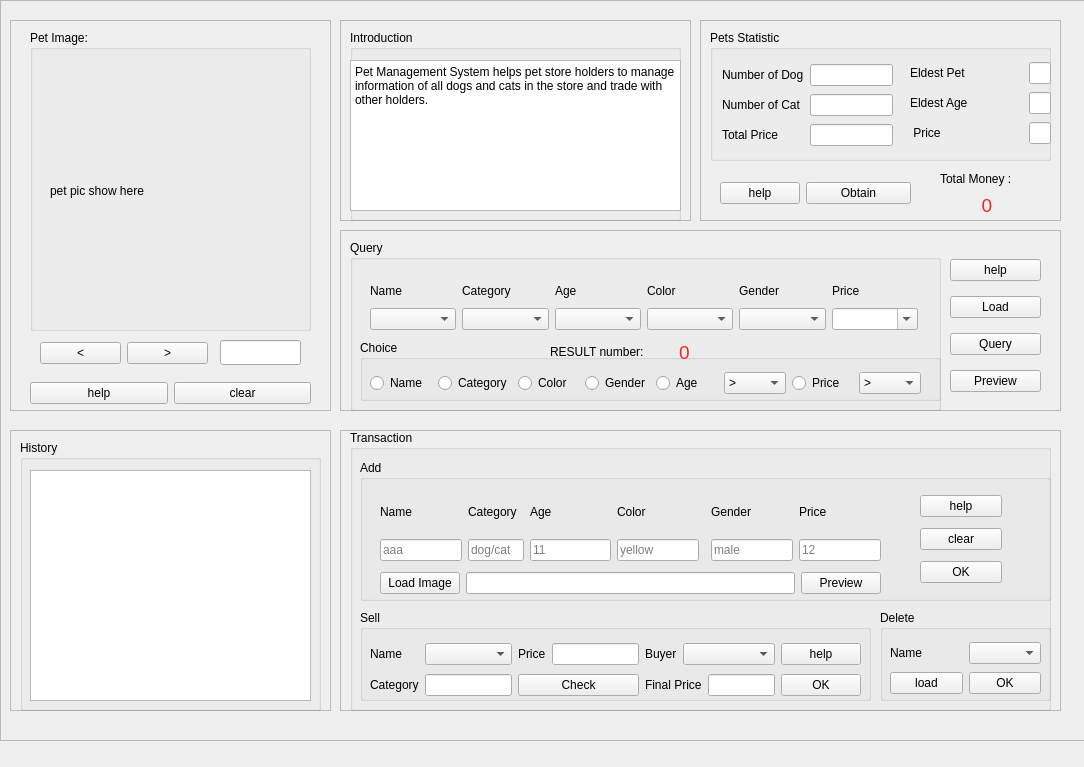
<?xml version="1.0" encoding="UTF-8"?>
<ui version="4.0">
 <class>MainWindow</class>
 <widget class="QMainWindow" name="MainWindow">
  <property name="geometry">
   <rect>
    <x>0</x>
    <y>0</y>
    <width>1084</width>
    <height>767</height>
   </rect>
  </property>
  <property name="windowTitle">
   <string>MainWindow</string>
  </property>
  <widget class="QWidget" name="centralwidget">
   <widget class="QFrame" name="frame">
    <property name="geometry">
     <rect>
      <x>340</x>
      <y>230</y>
      <width>721</width>
      <height>181</height>
     </rect>
    </property>
    <property name="frameShape">
     <enum>QFrame::StyledPanel</enum>
    </property>
    <property name="frameShadow">
     <enum>QFrame::Raised</enum>
    </property>
    <widget class="QGroupBox" name="query_gBox">
     <property name="geometry">
      <rect>
       <x>10</x>
       <y>10</y>
       <width>591</width>
       <height>171</height>
      </rect>
     </property>
     <property name="toolTip">
      <string>pet attributes</string>
     </property>
     <property name="title">
      <string>Query</string>
     </property>
     <widget class="QGroupBox" name="groupBox_4">
      <property name="geometry">
       <rect>
        <x>10</x>
        <y>100</y>
        <width>581</width>
        <height>61</height>
       </rect>
      </property>
      <property name="title">
       <string>Choice</string>
      </property>
      <widget class="QWidget" name="layoutWidget">
       <property name="geometry">
        <rect>
         <x>10</x>
         <y>30</y>
         <width>551</width>
         <height>27</height>
        </rect>
       </property>
       <layout class="QHBoxLayout" name="horizontalLayout">
        <item>
         <widget class="QRadioButton" name="qu_name_radioButton">
          <property name="text">
           <string>Name</string>
          </property>
          <property name="autoExclusive">
           <bool>false</bool>
          </property>
         </widget>
        </item>
        <item>
         <widget class="QRadioButton" name="qu_category_radioButton">
          <property name="text">
           <string>Category</string>
          </property>
          <property name="autoExclusive">
           <bool>false</bool>
          </property>
         </widget>
        </item>
        <item>
         <widget class="QRadioButton" name="qu_color_radioButton">
          <property name="text">
           <string>Color</string>
          </property>
          <property name="autoExclusive">
           <bool>false</bool>
          </property>
         </widget>
        </item>
        <item>
         <widget class="QRadioButton" name="qu_gender_radioButton">
          <property name="text">
           <string>Gender</string>
          </property>
          <property name="autoExclusive">
           <bool>false</bool>
          </property>
         </widget>
        </item>
        <item>
         <widget class="QRadioButton" name="qu_age_radioButton">
          <property name="text">
           <string>Age</string>
          </property>
          <property name="autoExclusive">
           <bool>false</bool>
          </property>
         </widget>
        </item>
        <item>
         <widget class="QComboBox" name="qu_equal_age_comboBox">
          <item>
           <property name="text">
            <string>&gt;</string>
           </property>
          </item>
          <item>
           <property name="text">
            <string>=</string>
           </property>
          </item>
          <item>
           <property name="text">
            <string>&lt;</string>
           </property>
          </item>
          <item>
           <property name="text">
            <string>&gt;=</string>
           </property>
          </item>
          <item>
           <property name="text">
            <string>&lt;=</string>
           </property>
          </item>
          <item>
           <property name="text">
            <string>!=</string>
           </property>
          </item>
         </widget>
        </item>
        <item>
         <widget class="QRadioButton" name="qu_price_radioButton">
          <property name="text">
           <string>Price</string>
          </property>
          <property name="autoExclusive">
           <bool>false</bool>
          </property>
         </widget>
        </item>
        <item>
         <widget class="QComboBox" name="qu_equal_price_comboBox">
          <item>
           <property name="text">
            <string>&gt;</string>
           </property>
          </item>
          <item>
           <property name="text">
            <string>=</string>
           </property>
          </item>
          <item>
           <property name="text">
            <string>&lt;</string>
           </property>
          </item>
          <item>
           <property name="text">
            <string>&gt;=</string>
           </property>
          </item>
          <item>
           <property name="text">
            <string>&lt;=</string>
           </property>
          </item>
          <item>
           <property name="text">
            <string>!=</string>
           </property>
          </item>
         </widget>
        </item>
       </layout>
      </widget>
     </widget>
     <widget class="QWidget" name="layoutWidget">
      <property name="geometry">
       <rect>
        <x>20</x>
        <y>40</y>
        <width>548</width>
        <height>50</height>
       </rect>
      </property>
      <layout class="QGridLayout" name="gridLayout_2">
       <item row="0" column="0">
        <widget class="QLabel" name="label">
         <property name="text">
          <string>Name</string>
         </property>
        </widget>
       </item>
       <item row="0" column="1">
        <widget class="QLabel" name="label_2">
         <property name="text">
          <string>Category</string>
         </property>
        </widget>
       </item>
       <item row="0" column="2">
        <widget class="QLabel" name="label_3">
         <property name="text">
          <string>Age</string>
         </property>
        </widget>
       </item>
       <item row="0" column="3">
        <widget class="QLabel" name="label_5">
         <property name="text">
          <string>Color</string>
         </property>
        </widget>
       </item>
       <item row="0" column="4">
        <widget class="QLabel" name="label_4">
         <property name="text">
          <string>Gender</string>
         </property>
        </widget>
       </item>
       <item row="0" column="5">
        <widget class="QLabel" name="label_9">
         <property name="text">
          <string>Price</string>
         </property>
        </widget>
       </item>
       <item row="1" column="0">
        <widget class="QComboBox" name="qu_name_comboBox">
         <property name="editable">
          <bool>false</bool>
         </property>
         <property name="duplicatesEnabled">
          <bool>true</bool>
         </property>
        </widget>
       </item>
       <item row="1" column="1">
        <widget class="QComboBox" name="qu_category_comboBox">
         <property name="editable">
          <bool>false</bool>
         </property>
         <property name="duplicatesEnabled">
          <bool>true</bool>
         </property>
        </widget>
       </item>
       <item row="1" column="2">
        <widget class="QComboBox" name="qu_age_comboBox">
         <property name="editable">
          <bool>false</bool>
         </property>
         <property name="duplicatesEnabled">
          <bool>true</bool>
         </property>
        </widget>
       </item>
       <item row="1" column="3">
        <widget class="QComboBox" name="qu_color_comboBox">
         <property name="editable">
          <bool>false</bool>
         </property>
         <property name="duplicatesEnabled">
          <bool>true</bool>
         </property>
        </widget>
       </item>
       <item row="1" column="4">
        <widget class="QComboBox" name="qu_gender_comboBox">
         <property name="editable">
          <bool>false</bool>
         </property>
         <property name="duplicatesEnabled">
          <bool>true</bool>
         </property>
        </widget>
       </item>
       <item row="1" column="5">
        <widget class="QComboBox" name="qu_price_comboBox">
         <property name="focusPolicy">
          <enum>Qt::StrongFocus</enum>
         </property>
         <property name="editable">
          <bool>true</bool>
         </property>
         <property name="insertPolicy">
          <enum>QComboBox::InsertAtBottom</enum>
         </property>
         <property name="duplicatesEnabled">
          <bool>true</bool>
         </property>
         <property name="modelColumn">
          <number>0</number>
         </property>
        </widget>
       </item>
      </layout>
     </widget>
     <widget class="QWidget" name="layoutWidget">
      <property name="geometry">
       <rect>
        <x>200</x>
        <y>100</y>
        <width>251</width>
        <height>24</height>
       </rect>
      </property>
      <layout class="QHBoxLayout" name="horizontalLayout_4">
       <item>
        <widget class="QLabel" name="label_25">
         <property name="text">
          <string>RESULT number:</string>
         </property>
        </widget>
       </item>
       <item>
        <widget class="QLabel" name="qu_res_num_label">
         <property name="font">
          <font>
           <pointsize>14</pointsize>
          </font>
         </property>
         <property name="styleSheet">
          <string notr="true">color: rgb(239, 41, 41);</string>
         </property>
         <property name="text">
          <string>0</string>
         </property>
        </widget>
       </item>
      </layout>
     </widget>
    </widget>
    <widget class="QWidget" name="layoutWidget">
     <property name="geometry">
      <rect>
       <x>610</x>
       <y>20</y>
       <width>91</width>
       <height>151</height>
      </rect>
     </property>
     <layout class="QVBoxLayout" name="verticalLayout">
      <item>
       <widget class="QPushButton" name="qu_help_btn">
        <property name="text">
         <string>help</string>
        </property>
       </widget>
      </item>
      <item>
       <widget class="QPushButton" name="qu_pushButton">
        <property name="text">
         <string>Load</string>
        </property>
       </widget>
      </item>
      <item>
       <widget class="QPushButton" name="qu_query_btn">
        <property name="text">
         <string>Query</string>
        </property>
       </widget>
      </item>
      <item>
       <widget class="QPushButton" name="qu_preview_btn">
        <property name="text">
         <string>Preview</string>
        </property>
       </widget>
      </item>
     </layout>
    </widget>
   </widget>
   <widget class="QFrame" name="frame_2">
    <property name="geometry">
     <rect>
      <x>700</x>
      <y>20</y>
      <width>361</width>
      <height>201</height>
     </rect>
    </property>
    <property name="frameShape">
     <enum>QFrame::StyledPanel</enum>
    </property>
    <property name="frameShadow">
     <enum>QFrame::Raised</enum>
    </property>
    <widget class="QGroupBox" name="statistic_gBox">
     <property name="geometry">
      <rect>
       <x>10</x>
       <y>10</y>
       <width>341</width>
       <height>131</height>
      </rect>
     </property>
     <property name="autoFillBackground">
      <bool>false</bool>
     </property>
     <property name="title">
      <string>Pets Statistic</string>
     </property>
     <widget class="QWidget" name="layoutWidget">
      <property name="geometry">
       <rect>
        <x>200</x>
        <y>30</y>
        <width>141</width>
        <height>89</height>
       </rect>
      </property>
      <layout class="QGridLayout" name="gridLayout_3" columnstretch="5,1" columnminimumwidth="5,1">
       <item row="0" column="0">
        <widget class="QLabel" name="label_10">
         <property name="text">
          <string>Eldest Pet</string>
         </property>
        </widget>
       </item>
       <item row="0" column="1">
        <widget class="QLineEdit" name="eldest_pet_lineEdit">
         <property name="readOnly">
          <bool>true</bool>
         </property>
        </widget>
       </item>
       <item row="1" column="0">
        <widget class="QLabel" name="label_11">
         <property name="text">
          <string>Eldest Age</string>
         </property>
        </widget>
       </item>
       <item row="1" column="1">
        <widget class="QLineEdit" name="eldest_age_lineEdit">
         <property name="readOnly">
          <bool>true</bool>
         </property>
        </widget>
       </item>
       <item row="2" column="0">
        <widget class="QLabel" name="label_12">
         <property name="text">
          <string> Price</string>
         </property>
        </widget>
       </item>
       <item row="2" column="1">
        <widget class="QLineEdit" name="eldest_price_lineEdit">
         <property name="readOnly">
          <bool>true</bool>
         </property>
        </widget>
       </item>
      </layout>
     </widget>
     <widget class="QWidget" name="layoutWidget">
      <property name="geometry">
       <rect>
        <x>12</x>
        <y>32</y>
        <width>171</width>
        <height>89</height>
       </rect>
      </property>
      <layout class="QGridLayout" name="gridLayout">
       <item row="0" column="0">
        <widget class="QLabel" name="label_6">
         <property name="text">
          <string>Number of Dog</string>
         </property>
        </widget>
       </item>
       <item row="0" column="1">
        <widget class="QLineEdit" name="total_dog_no_lineEdit">
         <property name="readOnly">
          <bool>true</bool>
         </property>
        </widget>
       </item>
       <item row="1" column="0">
        <widget class="QLabel" name="label_7">
         <property name="text">
          <string>Number of Cat</string>
         </property>
        </widget>
       </item>
       <item row="1" column="1">
        <widget class="QLineEdit" name="total_cat_no_lineEdit">
         <property name="readOnly">
          <bool>true</bool>
         </property>
        </widget>
       </item>
       <item row="2" column="0">
        <widget class="QLabel" name="label_8">
         <property name="text">
          <string>Total Price</string>
         </property>
        </widget>
       </item>
       <item row="2" column="1">
        <widget class="QLineEdit" name="total_price_lineEdit">
         <property name="readOnly">
          <bool>true</bool>
         </property>
        </widget>
       </item>
      </layout>
     </widget>
    </widget>
    <widget class="QWidget" name="layoutWidget">
     <property name="geometry">
      <rect>
       <x>20</x>
       <y>160</y>
       <width>191</width>
       <height>27</height>
      </rect>
     </property>
     <layout class="QHBoxLayout" name="horizontalLayout_2" stretch="2,4">
      <item>
       <widget class="QPushButton" name="sta_help_btn">
        <property name="text">
         <string>help</string>
        </property>
       </widget>
      </item>
      <item>
       <widget class="QPushButton" name="sta_obtain_btn">
        <property name="text">
         <string>Obtain</string>
        </property>
       </widget>
      </item>
     </layout>
    </widget>
    <widget class="QWidget" name="layoutWidget">
     <property name="geometry">
      <rect>
       <x>240</x>
       <y>150</y>
       <width>94</width>
       <height>47</height>
      </rect>
     </property>
     <layout class="QVBoxLayout" name="verticalLayout_2">
      <item>
       <widget class="QLabel" name="label_26">
        <property name="text">
         <string>Total Money :</string>
        </property>
       </widget>
      </item>
      <item>
       <widget class="QLabel" name="show_money_label">
        <property name="font">
         <font>
          <pointsize>14</pointsize>
         </font>
        </property>
        <property name="styleSheet">
         <string notr="true">color: rgb(239, 41, 41);</string>
        </property>
        <property name="text">
         <string>0</string>
        </property>
        <property name="alignment">
         <set>Qt::AlignCenter</set>
        </property>
       </widget>
      </item>
     </layout>
    </widget>
   </widget>
   <widget class="QFrame" name="frame_3">
    <property name="geometry">
     <rect>
      <x>10</x>
      <y>20</y>
      <width>321</width>
      <height>391</height>
     </rect>
    </property>
    <property name="frameShape">
     <enum>QFrame::StyledPanel</enum>
    </property>
    <property name="frameShadow">
     <enum>QFrame::Raised</enum>
    </property>
    <widget class="QGroupBox" name="pet_img_gBox">
     <property name="geometry">
      <rect>
       <x>20</x>
       <y>10</y>
       <width>281</width>
       <height>301</height>
      </rect>
     </property>
     <property name="title">
      <string>Pet Image:</string>
     </property>
     <widget class="QLabel" name="pet_img_label">
      <property name="geometry">
       <rect>
        <x>20</x>
        <y>30</y>
        <width>251</width>
        <height>261</height>
       </rect>
      </property>
      <property name="text">
       <string>pet pic show here</string>
      </property>
     </widget>
    </widget>
    <widget class="QWidget" name="layoutWidget">
     <property name="geometry">
      <rect>
       <x>20</x>
       <y>360</y>
       <width>281</width>
       <height>27</height>
      </rect>
     </property>
     <layout class="QHBoxLayout" name="horizontalLayout_3" stretch="3,3">
      <item>
       <widget class="QPushButton" name="img_help_btn">
        <property name="text">
         <string>help</string>
        </property>
       </widget>
      </item>
      <item>
       <widget class="QPushButton" name="img_clear_btn">
        <property name="text">
         <string>clear</string>
        </property>
       </widget>
      </item>
     </layout>
    </widget>
    <widget class="QLineEdit" name="img_name_lineEdit">
     <property name="geometry">
      <rect>
       <x>210</x>
       <y>320</y>
       <width>81</width>
       <height>25</height>
      </rect>
     </property>
     <property name="readOnly">
      <bool>true</bool>
     </property>
    </widget>
    <widget class="QWidget" name="layoutWidget">
     <property name="geometry">
      <rect>
       <x>30</x>
       <y>320</y>
       <width>168</width>
       <height>27</height>
      </rect>
     </property>
     <layout class="QHBoxLayout" name="horizontalLayout_5">
      <item>
       <widget class="QPushButton" name="img_pre_btn">
        <property name="text">
         <string>&lt;</string>
        </property>
       </widget>
      </item>
      <item>
       <widget class="QPushButton" name="img_post_btn">
        <property name="text">
         <string>&gt;</string>
        </property>
       </widget>
      </item>
     </layout>
    </widget>
   </widget>
   <widget class="QFrame" name="frame_4">
    <property name="geometry">
     <rect>
      <x>340</x>
      <y>20</y>
      <width>351</width>
      <height>201</height>
     </rect>
    </property>
    <property name="frameShape">
     <enum>QFrame::StyledPanel</enum>
    </property>
    <property name="frameShadow">
     <enum>QFrame::Raised</enum>
    </property>
    <widget class="QGroupBox" name="intro_gBox">
     <property name="geometry">
      <rect>
       <x>10</x>
       <y>10</y>
       <width>331</width>
       <height>191</height>
      </rect>
     </property>
     <property name="title">
      <string>Introduction</string>
     </property>
     <widget class="QPlainTextEdit" name="intro_plainTextEdit">
      <property name="geometry">
       <rect>
        <x>0</x>
        <y>30</y>
        <width>331</width>
        <height>151</height>
       </rect>
      </property>
      <property name="readOnly">
       <bool>true</bool>
      </property>
      <property name="plainText">
       <string>Pet Management System helps pet store holders to manage information of all dogs and cats in the store and trade with other holders.
</string>
      </property>
     </widget>
    </widget>
   </widget>
   <widget class="QFrame" name="frame_5">
    <property name="geometry">
     <rect>
      <x>340</x>
      <y>430</y>
      <width>721</width>
      <height>281</height>
     </rect>
    </property>
    <property name="frameShape">
     <enum>QFrame::StyledPanel</enum>
    </property>
    <property name="frameShadow">
     <enum>QFrame::Raised</enum>
    </property>
    <widget class="QGroupBox" name="ops_gBox">
     <property name="geometry">
      <rect>
       <x>10</x>
       <y>0</y>
       <width>701</width>
       <height>281</height>
      </rect>
     </property>
     <property name="title">
      <string>Transaction</string>
     </property>
     <widget class="QGroupBox" name="groupBox">
      <property name="geometry">
       <rect>
        <x>10</x>
        <y>30</y>
        <width>691</width>
        <height>141</height>
       </rect>
      </property>
      <property name="title">
       <string>Add</string>
      </property>
      <widget class="QWidget" name="layoutWidget_2">
       <property name="geometry">
        <rect>
         <x>20</x>
         <y>30</y>
         <width>501</width>
         <height>71</height>
        </rect>
       </property>
       <layout class="QGridLayout" name="gridLayout_4">
        <item row="0" column="1" colspan="2">
         <widget class="QLabel" name="label_18">
          <property name="text">
           <string>Category</string>
          </property>
         </widget>
        </item>
        <item row="0" column="0">
         <widget class="QLabel" name="label_13">
          <property name="text">
           <string>Name</string>
          </property>
         </widget>
        </item>
        <item row="0" column="6">
         <widget class="QLabel" name="label_14">
          <property name="text">
           <string>Gender</string>
          </property>
         </widget>
        </item>
        <item row="0" column="3">
         <widget class="QLabel" name="label_16">
          <property name="text">
           <string>Age</string>
          </property>
         </widget>
        </item>
        <item row="0" column="7">
         <widget class="QLabel" name="label_15">
          <property name="text">
           <string>Price</string>
          </property>
         </widget>
        </item>
        <item row="0" column="4" colspan="2">
         <widget class="QLabel" name="label_17">
          <property name="text">
           <string>Color</string>
          </property>
         </widget>
        </item>
        <item row="1" column="0">
         <widget class="QLineEdit" name="trans_name_lineEdit">
          <property name="placeholderText">
           <string>aaa</string>
          </property>
         </widget>
        </item>
        <item row="1" column="3">
         <widget class="QLineEdit" name="trans_age_lineEdit">
          <property name="placeholderText">
           <string>11</string>
          </property>
         </widget>
        </item>
        <item row="1" column="4">
         <widget class="QLineEdit" name="trans_color_lineEdit">
          <property name="placeholderText">
           <string>yellow</string>
          </property>
         </widget>
        </item>
        <item row="1" column="6">
         <widget class="QLineEdit" name="trans_gender_lineEdit">
          <property name="placeholderText">
           <string>male</string>
          </property>
         </widget>
        </item>
        <item row="1" column="7">
         <widget class="QLineEdit" name="trans_price_lineEdit">
          <property name="placeholderText">
           <string>12</string>
          </property>
         </widget>
        </item>
        <item row="1" column="1" colspan="2">
         <widget class="QLineEdit" name="trans_category_lineEdit">
          <property name="placeholderText">
           <string>dog/cat</string>
          </property>
         </widget>
        </item>
       </layout>
      </widget>
      <widget class="QWidget" name="layoutWidget">
       <property name="geometry">
        <rect>
         <x>560</x>
         <y>30</y>
         <width>82</width>
         <height>101</height>
        </rect>
       </property>
       <layout class="QVBoxLayout" name="verticalLayout_4">
        <item>
         <widget class="QPushButton" name="trans_add_help_btn">
          <property name="text">
           <string>help</string>
          </property>
         </widget>
        </item>
        <item>
         <widget class="QPushButton" name="trans_clear_btn">
          <property name="text">
           <string>clear</string>
          </property>
         </widget>
        </item>
        <item>
         <widget class="QPushButton" name="trans_add_ok_btn">
          <property name="text">
           <string>OK</string>
          </property>
         </widget>
        </item>
       </layout>
      </widget>
      <widget class="QWidget" name="layoutWidget">
       <property name="geometry">
        <rect>
         <x>20</x>
         <y>110</y>
         <width>501</width>
         <height>27</height>
        </rect>
       </property>
       <layout class="QHBoxLayout" name="horizontalLayout_7">
        <item>
         <widget class="QPushButton" name="trans_load_img_btn">
          <property name="text">
           <string>Load Image</string>
          </property>
         </widget>
        </item>
        <item>
         <widget class="QLineEdit" name="trans_img_lineEdit"/>
        </item>
        <item>
         <widget class="QPushButton" name="trans_preview_btn">
          <property name="text">
           <string>Preview</string>
          </property>
         </widget>
        </item>
       </layout>
      </widget>
     </widget>
     <widget class="QGroupBox" name="groupBox_2">
      <property name="geometry">
       <rect>
        <x>10</x>
        <y>180</y>
        <width>511</width>
        <height>91</height>
       </rect>
      </property>
      <property name="title">
       <string>Sell</string>
      </property>
      <widget class="QWidget" name="layoutWidget">
       <property name="geometry">
        <rect>
         <x>10</x>
         <y>30</y>
         <width>491</width>
         <height>60</height>
        </rect>
       </property>
       <layout class="QHBoxLayout" name="horizontalLayout_6">
        <item>
         <layout class="QGridLayout" name="gridLayout_5">
          <item row="0" column="0">
           <widget class="QLabel" name="label_20">
            <property name="text">
             <string>Name</string>
            </property>
           </widget>
          </item>
          <item row="0" column="1">
           <widget class="QComboBox" name="trans_sell_pet_name_comboBox"/>
          </item>
          <item row="0" column="2">
           <widget class="QLabel" name="label_21">
            <property name="text">
             <string>Price</string>
            </property>
           </widget>
          </item>
          <item row="0" column="3">
           <widget class="QLineEdit" name="trans_sell_price_lineEdit">
            <property name="readOnly">
             <bool>true</bool>
            </property>
           </widget>
          </item>
          <item row="1" column="0">
           <widget class="QLabel" name="label_22">
            <property name="text">
             <string>Category</string>
            </property>
           </widget>
          </item>
          <item row="1" column="2" colspan="2">
           <widget class="QPushButton" name="trans_sell_check_btn">
            <property name="text">
             <string>Check</string>
            </property>
           </widget>
          </item>
          <item row="1" column="1">
           <widget class="QLineEdit" name="trans_sell_category_lineEdit">
            <property name="readOnly">
             <bool>true</bool>
            </property>
           </widget>
          </item>
         </layout>
        </item>
        <item>
         <layout class="QGridLayout" name="gridLayout_6">
          <item row="0" column="0">
           <widget class="QLabel" name="label_19">
            <property name="text">
             <string>Buyer</string>
            </property>
           </widget>
          </item>
          <item row="0" column="1" colspan="2">
           <widget class="QComboBox" name="trans_sell_buyer_comboBox"/>
          </item>
          <item row="1" column="0" colspan="2">
           <widget class="QLabel" name="label_23">
            <property name="text">
             <string>Final Price</string>
            </property>
           </widget>
          </item>
          <item row="1" column="2">
           <widget class="QLineEdit" name="trans_sell_final_price_lineEdit"/>
          </item>
         </layout>
        </item>
        <item>
         <layout class="QVBoxLayout" name="verticalLayout_3">
          <item>
           <widget class="QPushButton" name="trans_sell_help_btn">
            <property name="text">
             <string>help</string>
            </property>
           </widget>
          </item>
          <item>
           <widget class="QPushButton" name="trans_sell_ok_btn">
            <property name="text">
             <string>OK</string>
            </property>
           </widget>
          </item>
         </layout>
        </item>
       </layout>
      </widget>
     </widget>
     <widget class="QGroupBox" name="groupBox_3">
      <property name="geometry">
       <rect>
        <x>530</x>
        <y>180</y>
        <width>171</width>
        <height>91</height>
       </rect>
      </property>
      <property name="title">
       <string>Delete</string>
      </property>
      <widget class="QWidget" name="layoutWidget">
       <property name="geometry">
        <rect>
         <x>10</x>
         <y>30</y>
         <width>151</width>
         <height>58</height>
        </rect>
       </property>
       <layout class="QGridLayout" name="gridLayout_7">
        <item row="0" column="0">
         <widget class="QLabel" name="label_24">
          <property name="text">
           <string>Name</string>
          </property>
         </widget>
        </item>
        <item row="0" column="1">
         <widget class="QComboBox" name="trans_del_pet_name_comboBox"/>
        </item>
        <item row="1" column="0">
         <widget class="QPushButton" name="trans_del_load_btn">
          <property name="text">
           <string>load</string>
          </property>
         </widget>
        </item>
        <item row="1" column="1">
         <widget class="QPushButton" name="trans_del_ok_btn">
          <property name="text">
           <string>OK</string>
          </property>
         </widget>
        </item>
       </layout>
      </widget>
     </widget>
    </widget>
   </widget>
   <widget class="QFrame" name="frame_6">
    <property name="geometry">
     <rect>
      <x>10</x>
      <y>430</y>
      <width>321</width>
      <height>281</height>
     </rect>
    </property>
    <property name="frameShape">
     <enum>QFrame::StyledPanel</enum>
    </property>
    <property name="frameShadow">
     <enum>QFrame::Raised</enum>
    </property>
    <widget class="QGroupBox" name="intro_gBox_2">
     <property name="geometry">
      <rect>
       <x>10</x>
       <y>10</y>
       <width>301</width>
       <height>271</height>
      </rect>
     </property>
     <property name="title">
      <string>History</string>
     </property>
     <widget class="QTextEdit" name="his_textEdit">
      <property name="geometry">
       <rect>
        <x>10</x>
        <y>30</y>
        <width>281</width>
        <height>231</height>
       </rect>
      </property>
      <property name="readOnly">
       <bool>true</bool>
      </property>
     </widget>
    </widget>
   </widget>
   <widget class="QFrame" name="back_frame">
    <property name="geometry">
     <rect>
      <x>0</x>
      <y>0</y>
      <width>1091</width>
      <height>741</height>
     </rect>
    </property>
    <property name="frameShape">
     <enum>QFrame::StyledPanel</enum>
    </property>
    <property name="frameShadow">
     <enum>QFrame::Raised</enum>
    </property>
    <widget class="QFrame" name="frame_7">
     <property name="geometry">
      <rect>
       <x>0</x>
       <y>0</y>
       <width>1091</width>
       <height>741</height>
      </rect>
     </property>
     <property name="frameShape">
      <enum>QFrame::StyledPanel</enum>
     </property>
     <property name="frameShadow">
      <enum>QFrame::Raised</enum>
     </property>
    </widget>
   </widget>
   <zorder>back_frame</zorder>
   <zorder>frame</zorder>
   <zorder>frame_2</zorder>
   <zorder>frame_3</zorder>
   <zorder>frame_4</zorder>
   <zorder>frame_5</zorder>
   <zorder>frame_6</zorder>
  </widget>
  <widget class="QMenuBar" name="menubar">
   <property name="geometry">
    <rect>
     <x>0</x>
     <y>0</y>
     <width>1084</width>
     <height>28</height>
    </rect>
   </property>
  </widget>
 </widget>
 <resources>
  <include location="add.qrc"/>
 </resources>
 <connections/>
</ui>
